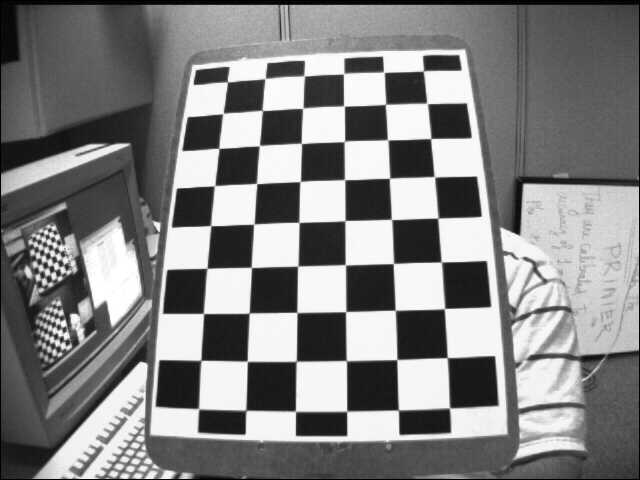
#> input picture opencv_lens/left12.jpg, 640 x 480 px
$ jupyter execute --allow-errors opencv_lens_example.ipynb
#> lines starting #> are read from the running program, lines starting #| are printed output that depends on the picture; after the words box and inside, x2 and y2 are one past the last pixel; in counts of white or black regions, pixels touching at a corner belong together; long printed decimals are rounded
# 1. Goal

- 카메라의한 distortion종류
- 카메라의 intrinsic, extrinsic properties 찾기
- distortion을 카메라 properties이용해서 복원하기

# 2. Basics

1. 핀홀 카메라의 두가지 distortions

**(1) Tangentia**:</br>
- 렌즈가 이미지 평면과 완벽히 평행아닐 때</br>
- 한쪽이 예상보다 가깝게 느껴지게함.</br>
$x_{distorted} = [2p_1xy         + p_2(r^2+2x^2)] + x$</br>
$y_{distorted} = [2p_1(r^2+2y^2) + p_2xy] + y$</br>

**(2) Radial** : </br>
- 직선을 곡선으로 보이게함.</br>
- 카메라 중심에서 멀수록 심해짐.</br>
$x_{distorted} = (1+k_1r^2+k_2r^4+k_3r^6) x$</br>
$y_{distorted} = (1+k_1r^2+k_2r^4+k_3r^6) y$

<span style ="color:red">
$\rightarrow$ 총 5개의 파라미터를 찾아야함 : Distortion Coeff. = {$p_1,p_2,k_1,k_2,k_3$}
</span>

**(3) Intrinsic** : </br>
- 카메라 자체의 특징으로  focal length ($f_x, f_y$)와 optical 센터 ($c_x, c_y$)를 포함한다.</br>
- focal length, optical center는 다음의 3x3 카메라 매트릭스를 구성한다.</br>
- 카메라 매트릭스는 같은 카메라로 찍은 이미지들에 공통으로 쓰일 수 있다.</br>

$camera\; matrix = \begin{bmatrix}
f_x & 0 & c_x\\
0 & f_y & c_y\\
0 & 0 & 1
\end{bmatrix}
$</br>


**(4) Extrinsic** : </br>
- 회전, 선형이동 등의 3D 좌표변환에 해당

# 3. Method

- 보정하는 방법: 알고있는 패턴(체스보드)의 샘플이미지 10개이상 준비, 알고있는 상대적 위치등을 이용하여 파라미터들을 찾는다.
- opencv에서 left01.jpg~left14.jpg의 체스보드 이미지들로 파라미터 찾고, 보정하는 방법을 알아본다.

- (1) 중요한 입력데이터 : 3D위치(object points), 2D위치(image points) (두 검은 사각형이 만나는 위치의)
- (2) 간단히 하기위해서 : 체스보드가 xy평면에 놓여있다라고 즉 Z=0이라고 가정하면 입력데이터는 2D위치로 간단화 된다.
- (3) 스케일 : 체스보드 한 칸의 길이로 스케일링한다. 현 이미지파일속 체스보드 크기 모르니까 1로 normalize함.

# 4. Setup

- 체스판은 보통 8x8 squares, 7x7 internal corners로 이뤄져 있는데.
- 여기서는 7x6 grid를 사용한다. (그림)

-(1) cv.findChessboardCorners() : </br>
    - 함수에 grid정보를 입력하면 이미지에서 코너포인트와 패턴인식 유무를 반환한다. </br>
    - 코너위치 순서는 LEFT$\rightarrow$RIGHT, TOP$\rightarrow$BOTTOM 을 따른다.
-(2) 주의할 점 : </br>
    - 모든 이미지에서 패턴이 찾아지는 것이 아니므로 패턴이 인식되는 이미지들로만 파라미터 찾는데 사용해야 한다.
    - cv.findCircleGrid()로 체스판이 아닌 원형그리드의 이미지로도 가능하다.
-(3) 코너를 찾은 다음? :</br>
    - cv.cornerSubPix() : 정확도를 높이기 위해 사용
    - cv.drawChessboardCorners() : 찾은 패턴 겹쳐그리기?

[cell 1]
import numpy as np
import cv2
import glob
print(cv2.TERM_CRITERIA_EPS)
print(cv2.TERM_CRITERIA_MAX_ITER)
ngridx = 6
ngridy = 7
criteria = (cv2.TERM_CRITERIA_EPS + cv2.TERM_CRITERIA_MAX_ITER, 30, 0.001)
print(criteria)
pt_obj = np.zeros([ngridy*ngridx,3],np.float32)
#pt_obj[:,:2] = np.mgrid[0:7,0:6].T.reshape(-1,2)
idx=0
for i in range (ngridx):
    for j in range (ngridy):
        pt_obj[idx]=np.array([j,i,0])
        idx+=1
#pt_obj

[cell 2]
#arrays to store object points and img points from all the images.
pts_obj = []
pts_img = []
pts_obj2 = []
pts_img2 = []

images = glob.glob("./opencv_lens/left*jpg")
for i in range(len(images)):
    image = images[i]
    img_org  = cv2.imread(image)
#> img_org is the input picture: shape (480, 640, 3); min 0, max 255, mean 129.5
    img_org2 = cv2.imread(image)
    img = cv2.cvtColor(img_org,cv2.COLOR_BGR2GRAY)
#-------------------------------------------------------- (1) find corners
    ret, corners = cv2.findChessboardCorners(img,(ngridy,ngridx),None)
#> ret = True; corners = 42 rows, first 8: [423.1, 71.24], [426.8, 103.1], [430.8, 138.6], [434.5, 176.8], [437.8, 218.3], [441.1, 262], [444.4, 308.6], [383.7, 72.08]
#-------------------------------------------------------- (2) disregard images with no corners found
    if ret is False:
        print(f"No corners found : {image}")
    else:
        pts_obj.append(pt_obj)
        pts_obj2.append(pt_obj)

        pts_img.append(corners)
        cv2.drawChessboardCorners(img_org,(ngridy,ngridx),corners,ret)
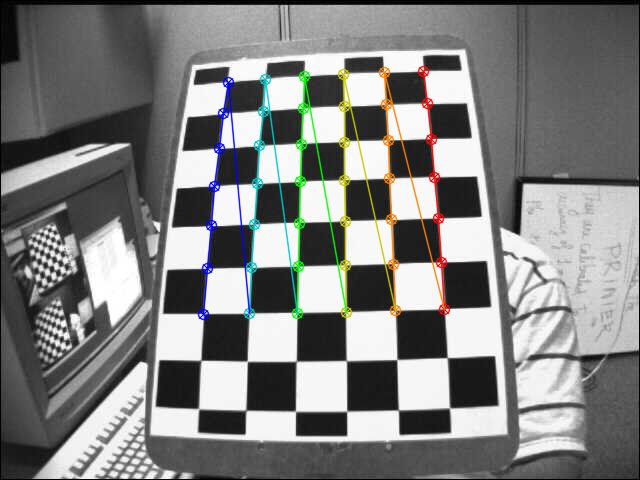
#> img_org: shape (480, 640, 3); 3.63% of pixels changed, all inside (x1, y1, x2, y2) = (197, 65, 451, 321)

#-------------------------------------------------------- (3) find more accurate corners
        corners2 = cv2.cornerSubPix(img,corners,(11,11),(-1,-1),criteria)
#> corners2 = 42 rows, first 8: [423.5, 70.89], [427.2, 103.4], [430.7, 138.5], [434.3, 176.7], [437.9, 218.1], [441.4, 261.9], [444.5, 308.6], [383.9, 72.21]
        pts_img2.append(corners2)
        cv2.drawChessboardCorners(img_org2,(ngridy,ngridx),corners2,ret)
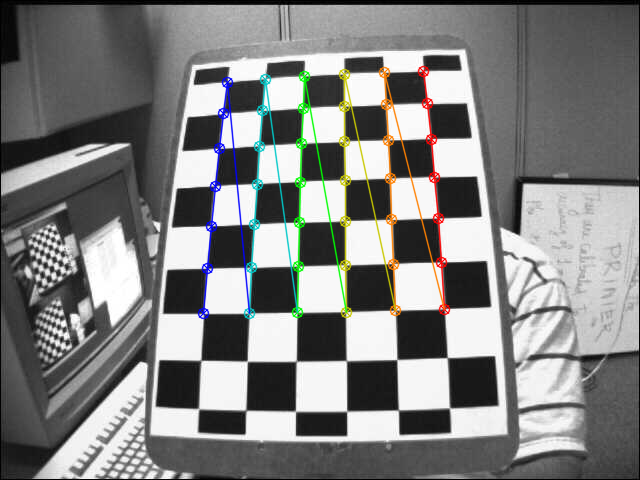
#> img_org2: shape (480, 640, 3); 3.64% of pixels changed, all inside (x1, y1, x2, y2) = (197, 65, 451, 320)

        cv2.imshow('img',img_org)
        cv2.imwrite(f"./out_subPix/woSub_out{i:02}.jpg",img_org)
        cv2.imwrite(f"./out_subPix/wSub_out{i:02}.jpg",img_org2)

        cv2.waitKey(1000)
cv2.destroyAllWindows()

# result

without cv2.cornerSubPix() | with cv2.cornerSubPix
-|-
|

<span style = "color:red">
# cornerSubPix() is more accurate!!

# 4. Calibration- method1

- corners를 찾아서 pt_obj, pt_img를 모두 찾았다.
- ready to jump into calibration!</br>

(1) find parameters : **cv2.calibrateCamera()** : return</br>
$^{1)}$camera matrix, </br>
$^{2)}$ distortion coeff., </br>
$^{3)}$ rotation&translation vectors</br>

(2) refine the camera matrix : **cv2.getOptimalNewCameraMatrix()** : return  </br>
$^{1)}$ NEW camera matrix, </br>
$^{2)}$ ROI (helps to crop the image without blank or black fillings.</br>
<span style = "color:blue">
** if scaling parameter (alpha) = 0 : may remove some pixels</br>
** if alpha=1 : it retains all pixels wiht some extra BLACK images.</br>
</span>
(3) undistort the image : **cv2.undistort()**

[cell 3]
#-------------------------------------------(1) find parameters
ret, camera_matrix, distortion_coeff, vec_rot, vec_trans = cv2.calibrateCamera(pts_obj2, pts_img2, img.shape[::-1],None,None)
#> ret = 0.164; camera_matrix = [[611.9, 0, 335], [0, 629.8, 233.3], [0, 0, 1]]; distortion_coeff = [[-0.393, 0.998, -0.00118, 0.00795, -9.74]]; vec_rot = ([-0.294, 0.402, 1.53],); vec_trans = ([2.21, -3.93, 14.79],)
#-------------------------------------------(2) refine the matrix : scaling parameter = 1
test_img = cv2.imread("./opencv_lens/left12.jpg")
h,w = test_img.shape[:2]
#> h = 480; w = 640
NEW_camera_matrix, roi = cv2.getOptimalNewCameraMatrix(camera_matrix, distortion_coeff, (w,h),1,(w,h))
#> NEW_camera_matrix = [[290.2, 0, 158.9], [0, 151.4, 399], [0, 0, 1]]; roi = (0, 343, 303, 115)
#-------------------------------------------(3) undistort the image
out = cv2.undistort(test_img, camera_matrix, distortion_coeff, None, NEW_camera_matrix)
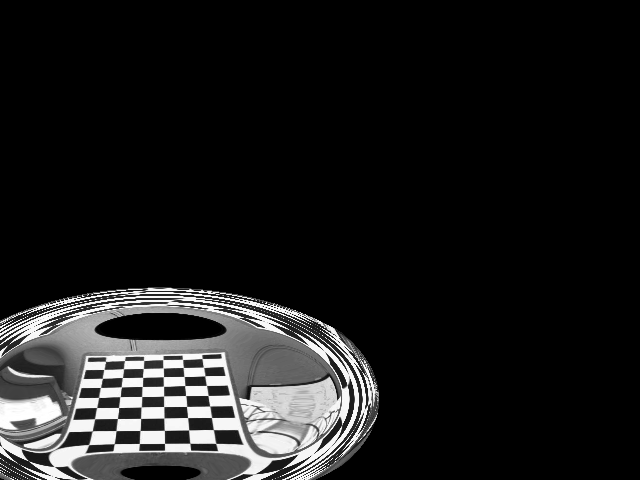
#> out: shape (480, 640, 3); min 0, max 255, mean 27.7
x,y,w,h = roi
#> x = 0; y = 343; w = 303; h = 115
out = out[y:y+h,x:x+w]
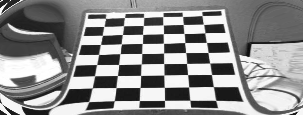
#> out: shape (115, 303, 3); min 11, max 255, mean 141.5
cv2.imwrite('./out_calibration/calibrated_undistorted_left12.png',out)
#> Out = True

original | undistorted
-|-
    |

# 4. Calibration- method2

(1) find a mapping function : distorted image (original) $\rightarrow$ undistorted image

(2) remap

[cell 4]
#------------------------------------------(1) find a mapping function
xmap,ymap = cv2.initUndistortRectifyMap(camera_matrix, distortion_coeff, None, NEW_camera_matrix, (w,h),5)
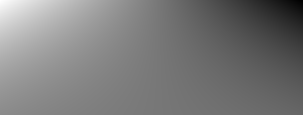
#> xmap: shape (115, 303) float32; min -1076870.2, max 1224700.4, mean 28303.3; drawn with min black and max white
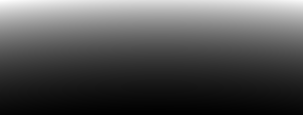
#> ymap: shape (115, 303) float32; min 499985, max 6066654, mean 2288540.8; drawn with min black and max white
#------------------------------------------(2) remap
out2 = cv2.remap(test_img, xmap,ymap,cv2.INTER_LINEAR)
#> out2: shape (115, 303, 3); every value is 0

#crop image
x,y,w,h = roi
out2 = out2[y:y+h,x:x+w]
#> out2 = empty array
cv2.imwrite("out_calibration/calibrated_undistorted_left12_MAPPING.png",out2)
#> Out = True

original|after mapping remapping
-|-
 |

[cell 5]
a = cv2.imread("./out_calibration/calibrated_undistorted_left12_MAPPING.png")
b = cv2.imread("./out_calibration/calibrated_undistorted_left12.png")
print(b.shape)
#| (115, 303, 3)
#> (the rest of this cell did not finish here and is left out)

# 5. Reprojection Error

- Reprojection 에러? 찾은 파라미터가 얼마나 정확한지 알아보는 방법임.
- Reprojection error=0 가까울수록 더 적확하다.

(1) 카메라 파라미터, distorion 계수, 회전/병진벡터/행렬이 주어졌을 때, 3D-pt_obj 를 2D-pt_img로 바꾸어야 한다. : **cv2.projectPoints()**

(2) $||norm|| = ||transformation - corner finding||$

(3) take mean

[cell 6]
mean_error = 0
for i in range(len(pts_obj)):
#---------------------------------------------------------(1) 3D to 2D
    pts_img_projected, _ = cv2.projectPoints(pts_obj[i],vec_rot[i],vec_trans[i],camera_matrix,distortion_coeff)
#---------------------------------------------------------(2) absolute norm : 2D from previous, 2D RE projected from 3D
    error = cv2.norm(pts_img2[i],pts_img_projected,cv2.NORM_L2)/len(pts_img_projected)
    mean_error +=error
#> this loop made 1 pass
#> (error, mean_error) on pass 1: (0.0253, 0.0253)
#> after the loop, mean_error = 0.0253
#---------------------------------------------------------(3) mean
print(f"tot error : {mean_error/len(pts_obj)}")
#| tot error : 0.02529
